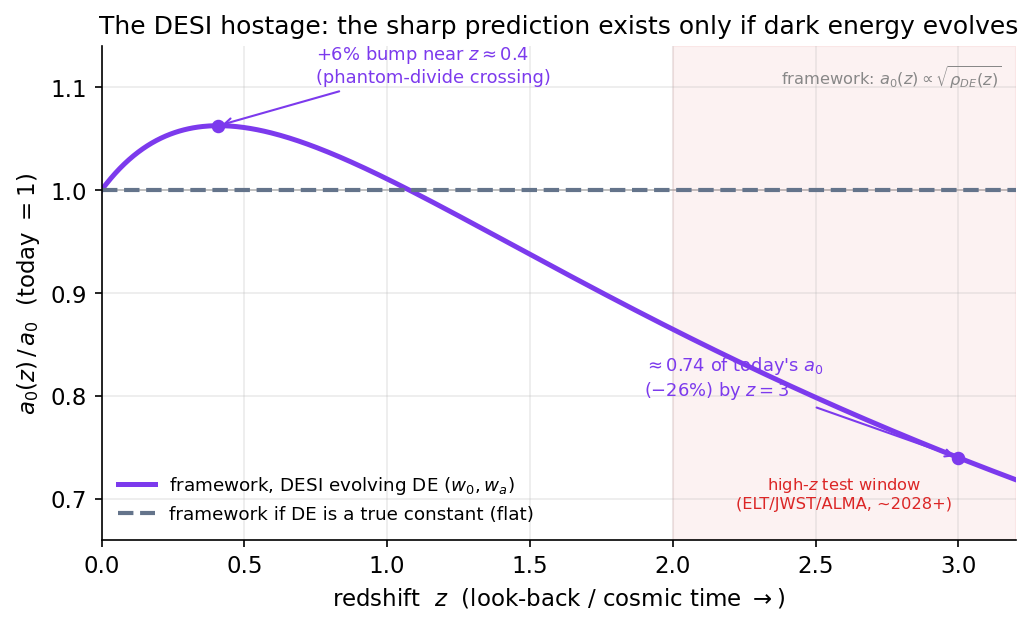

Write the Python code that produced this figure.
import numpy as np, matplotlib
matplotlib.use("Agg")
import matplotlib.pyplot as plt
plt.rcParams.update({"figure.dpi":150,"savefig.dpi":150,"font.size":11,
    "axes.grid":True,"grid.alpha":0.25,"axes.spines.top":False,"axes.spines.right":False,
    "axes.titlesize":12,"figure.facecolor":"white","axes.facecolor":"white"})
C_FW="#7c3aed"; C_NEWTON="#64748b"; C_MOND="#0891b2"; C_DATA="#dc2626"

# The framework: a0(z)/a0 = sqrt(rho_DE(z)/rho_DE0).
# Two dark-energy scenarios for rho_DE(z):
#  (A) DESI DR2 evolving DE, CPL w0=-0.75, wa=-0.86  -> the distinctive bump+decline
#  (B) a pure cosmological constant w=-1            -> a0(z) goes FLAT (the "hostage")
w0, wa = -0.75, -0.86
def rho_de_ratio_cpl(z):
    a = 1.0/(1.0+z)
    return a**(-3.0*(1.0+w0+wa)) * np.exp(-3.0*wa*(1.0-a))

z = np.linspace(0, 3.2, 400)
a0_evolving = np.sqrt(rho_de_ratio_cpl(z))   # framework under evolving DE
a0_const = np.ones_like(z)                    # framework under a true Lambda

fig, ax = plt.subplots(figsize=(7,4.3))

ax.plot(z, a0_evolving, color=C_FW, lw=2.4,
        label="framework, DESI evolving DE ($w_0,w_a$)")
ax.plot(z, a0_const, color=C_NEWTON, lw=2.0, ls="--",
        label="framework if DE is a true constant (flat)")

# the +6% bump near z~0.4 and the -26% point at z=3
zp = z[np.argmax(a0_evolving)]
ax.scatter([zp],[a0_evolving.max()], color=C_FW, zorder=5, s=30)
ax.annotate(f"+6% bump near $z\\approx0.4$\n(phantom-divide crossing)",
            xy=(zp, a0_evolving.max()), xytext=(0.75, 1.105),
            fontsize=8.6, color=C_FW,
            arrowprops=dict(arrowstyle="->", color=C_FW, lw=1.0))
ax.scatter([3.0],[np.sqrt(rho_de_ratio_cpl(3.0))], color=C_FW, zorder=5, s=30)
ax.annotate("$\\approx0.74$ of today's $a_0$\n($-26\\%$) by $z=3$",
            xy=(3.0, np.sqrt(rho_de_ratio_cpl(3.0))), xytext=(1.9, 0.80),
            fontsize=8.6, color=C_FW,
            arrowprops=dict(arrowstyle="->", color=C_FW, lw=1.0))

# shade the testable high-z window (ELT/JWST/ALMA, ~2028+) as illustrative
ax.axvspan(2.0, 3.2, color=C_DATA, alpha=0.06)
ax.text(2.6, 0.705, "high-$z$ test window\n(ELT/JWST/ALMA, ~2028+)",
        ha="center", va="center", fontsize=7.8, color=C_DATA)

ax.axhline(1.0, color="#bbb", lw=0.8, zorder=0)
ax.set_xlabel("redshift  $z$  (look-back / cosmic time $\\rightarrow$)")
ax.set_ylabel("$a_0(z)\\,/\\,a_0$  (today $=1$)")
ax.set_ylim(0.66, 1.14)
ax.set_xlim(0, 3.2)
ax.set_title("The DESI hostage: the sharp prediction exists only if dark energy evolves")
ax.legend(frameon=False, fontsize=8.8, loc="lower left")
ax.text(0.985,0.965,"framework: $a_0(z)\\propto\\sqrt{\\rho_{DE}(z)}$",
        transform=ax.transAxes, ha="right", va="top", fontsize=7.8, color="#888")
fig.tight_layout(); fig.savefig("ch31_a0z_hostage.png", bbox_inches="tight"); print("ok")
